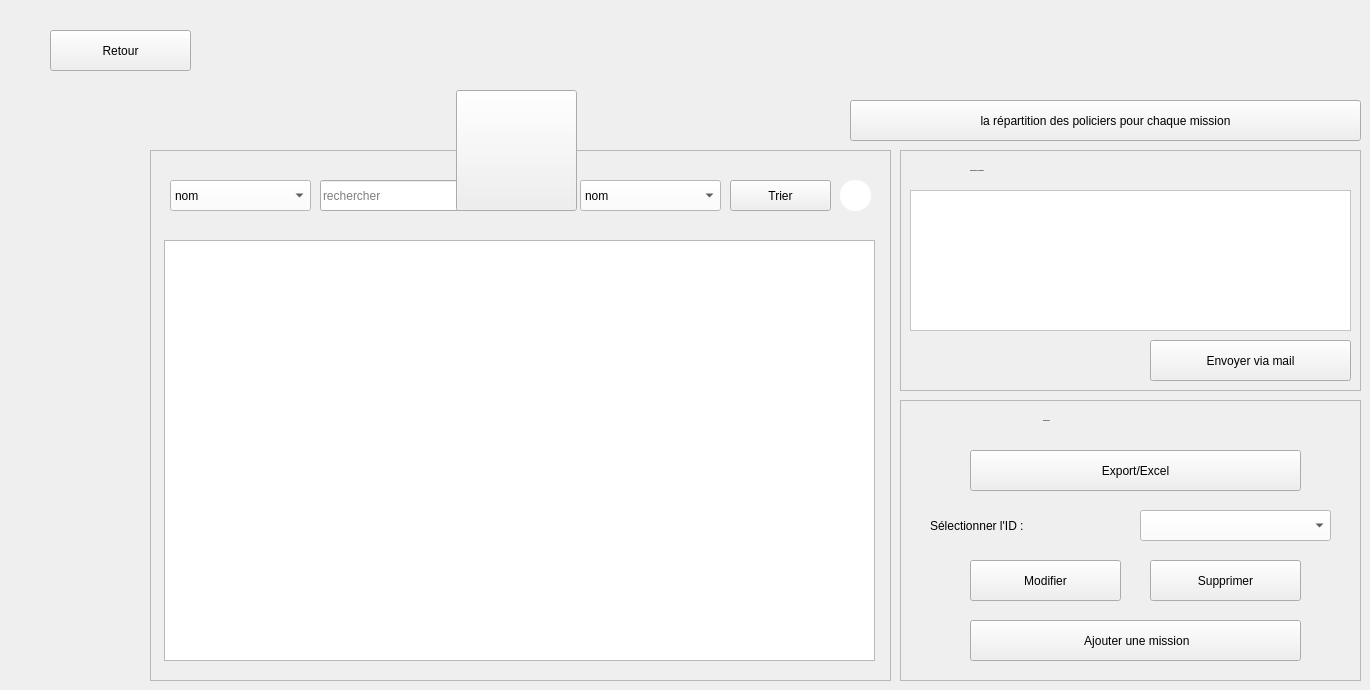
    <widget class="QWidget" name="Missions">
     <widget class="QPushButton" name="B_BackToGestions_10">
      <property name="geometry">
       <rect>
        <x>50</x>
        <y>30</y>
        <width>141</width>
        <height>41</height>
       </rect>
      </property>
      <property name="text">
       <string>Retour</string>
      </property>
      <property name="icon">
       <iconset>
        <normaloff>:/resources/images/back-arrow.png</normaloff>:/resources/images/back-arrow.png</iconset>
      </property>
     </widget>
     <widget class="QFrame" name="frame_39">
      <property name="geometry">
       <rect>
        <x>150</x>
        <y>150</y>
        <width>741</width>
        <height>531</height>
       </rect>
      </property>
      <property name="styleSheet">
       <string notr="true"/>
      </property>
      <property name="frameShape">
       <enum>QFrame::StyledPanel</enum>
      </property>
      <property name="frameShadow">
       <enum>QFrame::Raised</enum>
      </property>
      <widget class="QTableView" name="T_Mission_2">
       <property name="geometry">
        <rect>
         <x>14</x>
         <y>90</y>
         <width>711</width>
         <height>421</height>
        </rect>
       </property>
       <property name="styleSheet">
        <string notr="true">background :white;
background: QLinearGradient( x1: 0, y1: 0, x2: 1, y2: 0,stop: 0 #fff, stop: 1 #eee,stop: 0.5 #ddd,stop: 1 #eee );
selection-background-color:QLinearGradient( x1: 0, y1: 0, x2: 1, y2: 0,stop: 0 #FF0000, stop: 1 #FF5F5F,stop: 0.5 #FEAAAA,stop: 1 #eee);
QTableView::item:focus{selection-background-color: red;}
QScrollBar:vertical{ width: 20px; background: none; /* only these sort effect about width ...*/}
QScrollBar::handle:vertical{ border: 3px solid #5E749C;text-align: top;padding: 4px;border-radius: 5px; border-bottom-left-radius: 5px;background: QLinearGradient( x1: 0, y1: 0, x2: 1, y2: 0,stop: 0 #fff, stop: 1 #eee,stop: 0.5 #ddd,stop: 1 #eee ); width: 25px; min-height: 20px; max-height: 25px; /*these sort no effect*/ }
QScrollBar::add-page:vertical {border: 3px solid red;text-align: top;padding: 4px;border-radius: 5px; border-bottom-left-radius: 5px;background:  red; /* adding width: xx px; sorting no effect .. why? */}
QScrollBar::sub-page:vertical {border: 3px solid green;text-align: top;padding: 4px;border-radius: 5px; border-bottom-left-radius: 5px;background:  green; /* adding width: xx px; sorting no effect .. why? */ }</string>
       </property>
       <attribute name="horizontalHeaderDefaultSectionSize">
        <number>138</number>
       </attribute>
      </widget>
      <widget class="QComboBox" name="comboBox_5">
       <property name="geometry">
        <rect>
         <x>20</x>
         <y>30</y>
         <width>141</width>
         <height>31</height>
        </rect>
       </property>
       <property name="styleSheet">
        <string notr="true">background: white;</string>
       </property>
       <item>
        <property name="text">
         <string>nom</string>
        </property>
       </item>
       <item>
        <property name="text">
         <string>localisation</string>
        </property>
       </item>
       <item>
        <property name="text">
         <string>description</string>
        </property>
       </item>
      </widget>
      <widget class="QLineEdit" name="lineEdit_2">
       <property name="geometry">
        <rect>
         <x>170</x>
         <y>30</y>
         <width>141</width>
         <height>31</height>
        </rect>
       </property>
       <property name="placeholderText">
        <string>rechercher</string>
       </property>
      </widget>
      <widget class="QComboBox" name="comboBox_6">
       <property name="geometry">
        <rect>
         <x>430</x>
         <y>30</y>
         <width>141</width>
         <height>31</height>
        </rect>
       </property>
       <property name="styleSheet">
        <string notr="true">background: white;</string>
       </property>
       <item>
        <property name="text">
         <string>nom</string>
        </property>
       </item>
       <item>
        <property name="text">
         <string>localisation</string>
        </property>
       </item>
       <item>
        <property name="text">
         <string>description</string>
        </property>
       </item>
      </widget>
      <widget class="QPushButton" name="B_Trier_7">
       <property name="geometry">
        <rect>
         <x>580</x>
         <y>30</y>
         <width>101</width>
         <height>31</height>
        </rect>
       </property>
       <property name="text">
        <string>Trier</string>
       </property>
       <property name="icon">
        <iconset>
         <normaloff>:/Recources/Images/ascending-sort.png</normaloff>:/Recources/Images/ascending-sort.png</iconset>
       </property>
       <property name="iconSize">
        <size>
         <width>18</width>
         <height>18</height>
        </size>
       </property>
      </widget>
      <widget class="QPushButton" name="annulerM_2">
       <property name="geometry">
        <rect>
         <x>690</x>
         <y>30</y>
         <width>31</width>
         <height>31</height>
        </rect>
       </property>
       <property name="cursor">
        <cursorShape>PointingHandCursor</cursorShape>
       </property>
       <property name="styleSheet">
        <string notr="true">QPushButton {
	background: white;
	border-radius: 15px;
}

QPushButton:hover {
	background: #BEBEBE;
}</string>
       </property>
       <property name="text">
        <string/>
       </property>
       <property name="icon">
        <iconset>
         <normaloff>:/resources/images/close.png</normaloff>:/resources/images/close.png</iconset>
       </property>
       <property name="iconSize">
        <size>
         <width>16</width>
         <height>16</height>
        </size>
       </property>
      </widget>
     </widget>
     <widget class="QFrame" name="frame_40">
      <property name="geometry">
       <rect>
        <x>900</x>
        <y>400</y>
        <width>461</width>
        <height>281</height>
       </rect>
      </property>
      <property name="styleSheet">
       <string notr="true"/>
      </property>
      <property name="frameShape">
       <enum>QFrame::StyledPanel</enum>
      </property>
      <property name="frameShadow">
       <enum>QFrame::Raised</enum>
      </property>
      <widget class="QLabel" name="L_ConfigAffaire_4">
       <property name="geometry">
        <rect>
         <x>143</x>
         <y>-10</y>
         <width>171</width>
         <height>61</height>
        </rect>
       </property>
       <property name="font">
        <font>
         <family>century gothic</family>
         <pointsize>-1</pointsize>
         <weight>75</weight>
         <bold>true</bold>
        </font>
       </property>
       <property name="styleSheet">
        <string notr="true">background: transparent;</string>
       </property>
       <property name="text">
        <string>Configuration</string>
       </property>
      </widget>
      <widget class="QLabel" name="L_IDAffaire_4">
       <property name="geometry">
        <rect>
         <x>30</x>
         <y>110</y>
         <width>191</width>
         <height>31</height>
        </rect>
       </property>
       <property name="styleSheet">
        <string notr="true">background: transparent;</string>
       </property>
       <property name="text">
        <string>Sélectionner l'ID :</string>
       </property>
      </widget>
      <widget class="QPushButton" name="B_AjouterMission_2">
       <property name="geometry">
        <rect>
         <x>70</x>
         <y>220</y>
         <width>331</width>
         <height>41</height>
        </rect>
       </property>
       <property name="text">
        <string> Ajouter une mission</string>
       </property>
       <property name="icon">
        <iconset>
         <normaloff>:/resources/images/add.png</normaloff>:/resources/images/add.png</iconset>
       </property>
      </widget>
      <widget class="QComboBox" name="CB_IDMission_2">
       <property name="geometry">
        <rect>
         <x>240</x>
         <y>110</y>
         <width>191</width>
         <height>31</height>
        </rect>
       </property>
       <property name="styleSheet">
        <string notr="true">background: white;</string>
       </property>
      </widget>
      <widget class="QPushButton" name="B_ModifierMission_2">
       <property name="geometry">
        <rect>
         <x>70</x>
         <y>160</y>
         <width>151</width>
         <height>41</height>
        </rect>
       </property>
       <property name="text">
        <string>Modifier</string>
       </property>
       <property name="icon">
        <iconset>
         <normaloff>:/resources/images/edit.png</normaloff>:/resources/images/edit.png</iconset>
       </property>
       <property name="iconSize">
        <size>
         <width>23</width>
         <height>23</height>
        </size>
       </property>
      </widget>
      <widget class="QPushButton" name="B_SupprimerMission_2">
       <property name="geometry">
        <rect>
         <x>250</x>
         <y>160</y>
         <width>151</width>
         <height>41</height>
        </rect>
       </property>
       <property name="text">
        <string>Supprimer</string>
       </property>
       <property name="icon">
        <iconset>
         <normaloff>:/resources/images/trash.png</normaloff>:/resources/images/trash.png</iconset>
       </property>
       <property name="iconSize">
        <size>
         <width>23</width>
         <height>23</height>
        </size>
       </property>
      </widget>
      <widget class="QPushButton" name="export_excel_2">
       <property name="geometry">
        <rect>
         <x>70</x>
         <y>50</y>
         <width>331</width>
         <height>41</height>
        </rect>
       </property>
       <property name="text">
        <string>Export/Excel</string>
       </property>
       <property name="icon">
        <iconset>
         <normaloff>:/Recources/Images/ascending-sort.png</normaloff>:/Recources/Images/ascending-sort.png</iconset>
       </property>
       <property name="iconSize">
        <size>
         <width>18</width>
         <height>18</height>
        </size>
       </property>
      </widget>
     </widget>
     <widget class="QToolButton" name="toolButton_51">
      <property name="geometry">
       <rect>
        <x>456</x>
        <y>90</y>
        <width>121</width>
        <height>121</height>
       </rect>
      </property>
      <property name="text">
       <string/>
      </property>
      <property name="icon">
       <iconset>
        <normaloff>:/resources/images/objectif.png</normaloff>:/resources/images/objectif.png</iconset>
      </property>
      <property name="iconSize">
       <size>
        <width>64</width>
        <height>64</height>
       </size>
      </property>
     </widget>
     <widget class="QFrame" name="frame_59">
      <property name="geometry">
       <rect>
        <x>900</x>
        <y>150</y>
        <width>461</width>
        <height>241</height>
       </rect>
      </property>
      <property name="frameShape">
       <enum>QFrame::StyledPanel</enum>
      </property>
      <property name="frameShadow">
       <enum>QFrame::Raised</enum>
      </property>
      <widget class="QPushButton" name="export_excel_3">
       <property name="geometry">
        <rect>
         <x>250</x>
         <y>190</y>
         <width>201</width>
         <height>41</height>
        </rect>
       </property>
       <property name="text">
        <string>Envoyer via mail</string>
       </property>
       <property name="icon">
        <iconset>
         <normaloff>:/Recources/Images/ascending-sort.png</normaloff>:/Recources/Images/ascending-sort.png</iconset>
       </property>
       <property name="iconSize">
        <size>
         <width>18</width>
         <height>18</height>
        </size>
       </property>
      </widget>
      <widget class="QPlainTextEdit" name="plainTextEdit">
       <property name="geometry">
        <rect>
         <x>10</x>
         <y>40</y>
         <width>441</width>
         <height>141</height>
        </rect>
       </property>
       <property name="styleSheet">
        <string notr="true">background: white;</string>
       </property>
      </widget>
      <widget class="QLabel" name="L_ConfigAffaire_5">
       <property name="geometry">
        <rect>
         <x>70</x>
         <y>0</y>
         <width>321</width>
         <height>41</height>
        </rect>
       </property>
       <property name="font">
        <font>
         <family>century gothic</family>
         <pointsize>-1</pointsize>
         <weight>75</weight>
         <bold>true</bold>
        </font>
       </property>
       <property name="styleSheet">
        <string notr="true">background: transparent;</string>
       </property>
       <property name="text">
        <string>Signalisation d'un problème</string>
       </property>
      </widget>
     </widget>
     <widget class="QPushButton" name="B_PolicierParticipants">
      <property name="geometry">
       <rect>
        <x>850</x>
        <y>100</y>
        <width>511</width>
        <height>41</height>
       </rect>
      </property>
      <property name="text">
       <string>la répartition des policiers pour chaque mission</string>
      </property>
      <property name="icon">
       <iconset>
        <normaloff>:/resources/images/back-arrow.png</normaloff>:/resources/images/back-arrow.png</iconset>
      </property>
     </widget>
    </widget>
